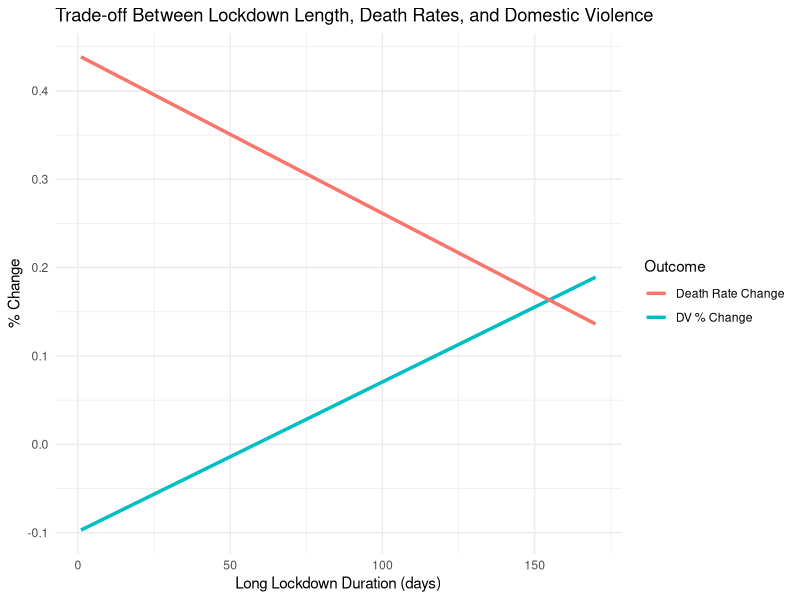
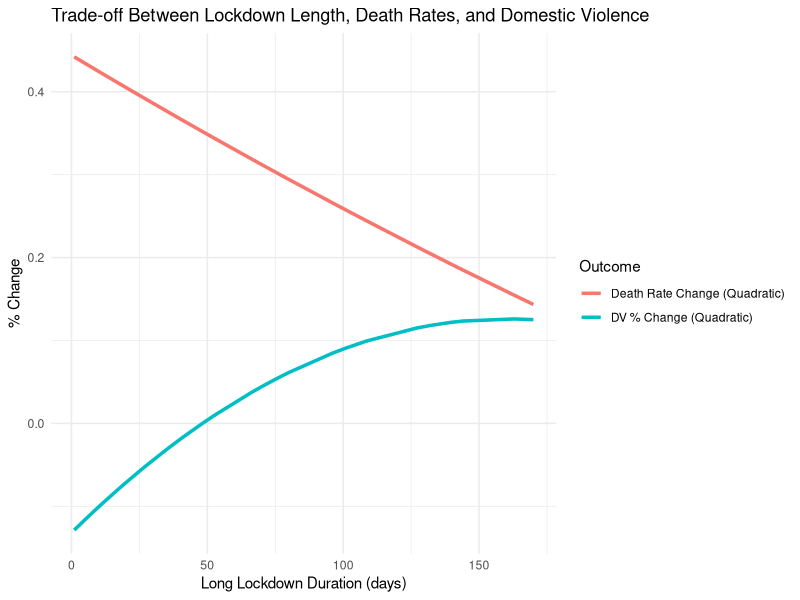
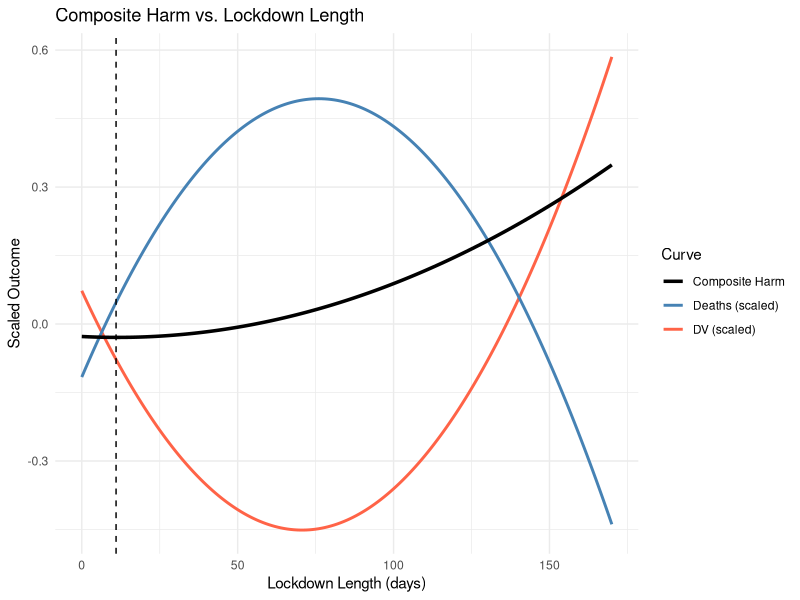
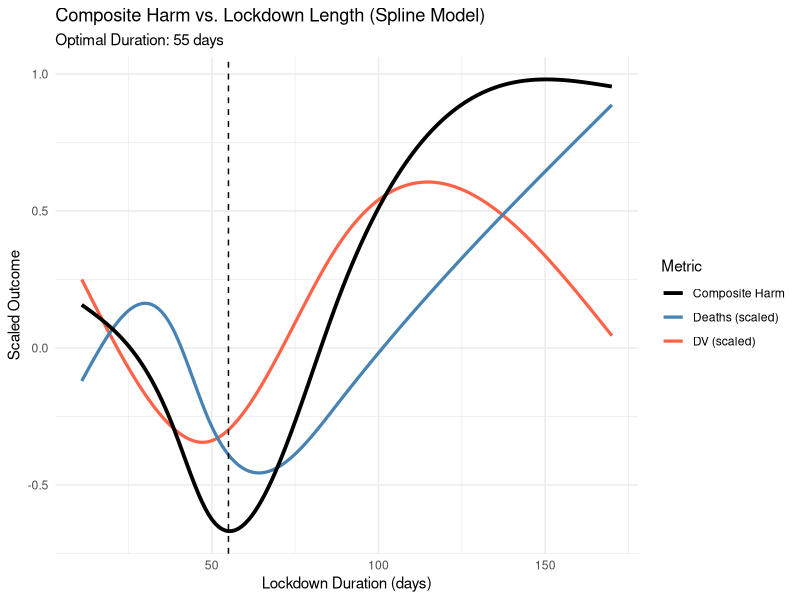

Source code (R) for these figures, in order: (Note: this script raises an error after producing the figures.)
# R Script: Modeling Lockdown Threshold Trade-offs

# Load libraries
library(dplyr)
library(ggplot2)
library(readr)
library(tidyr)
library(broom)
library(splines)
library(mgcv)

# Load updated monthly data
df <- read_csv("Final working datasets/yuval_after_engineering_try/total_features_to_work_with.csv")

# Add DV next month change feature (if not already present)
df <- df %>%
  arrange(Entity, Month) %>%
  group_by(Entity) %>%
  mutate(
    dv_percent_change_baseline_next_month = lead(dv_percent_change_baseline, 1),
    scaled_deaths = scale(Monthly_death_rates_per_million_people)[, 1],
    scaled_deaths_pct_change = (scaled_deaths - lag(scaled_deaths)) / (abs(lag(scaled_deaths)) + 1)
  ) %>%
  ungroup()




# no need to run this, it wasnt the working models

# Filter to post-March 2020 and remove rows with missing DV or death rate
model_data <- df %>%
  filter(Month >= "2020-03") %>%
  filter(!is.na(dv_percent_change_baseline), !is.na(Monthly_death_rates_per_million_people))

# Fill death change percent prev and lag vars if needed
model_data <- model_data %>%
  mutate(
    death_pct_change_prev = ifelse(is.na(death_pct_change_prev) | is.infinite(death_pct_change_prev), 0, death_pct_change_prev),
    lag_death_pct_prev = ifelse(is.na(lag_death_pct_prev) | is.infinite(lag_death_pct_prev), 0, lag_death_pct_prev)
  )
model_data <- model_data %>%
  mutate(
    scaled_deaths_pct_change = ifelse(is.na(scaled_deaths_pct_change) | is.infinite(scaled_deaths_pct_change), 0, scaled_deaths_pct_change)
  )
filtered_model_data <- model_data %>%
  filter(long_lockdown > 0)

# Two models: DV and Death rate change vs lockdown length
model_dv <- lm(dv_percent_change_baseline ~ long_lockdown, data = filtered_model_data)
model_death <- lm(scaled_deaths_pct_change ~ long_lockdown, data = filtered_model_data)
other_model_death <- lm(death_pct_change_prev ~ long_lockdown, data = filtered_model_data)

# Nonlinear models (quadratic)
model_dv_quad <- lm(dv_percent_change_baseline ~ poly(long_lockdown, 2), data = filtered_model_data)
model_death_quad <- lm(scaled_deaths_pct_change ~ poly(long_lockdown, 2), data = filtered_model_data)

# Summaries
summary(model_dv)
summary(model_death)
summary(model_dv_quad)
summary(model_death_quad)

# Predictions
filtered_model_data <- filtered_model_data %>%
  mutate(
    pred_dv = predict(model_dv),
    pred_death = predict(model_death),
    pred_dv_quad = predict(model_dv_quad),
    pred_death_quad = predict(model_death_quad)
  )

ggplot(filtered_model_data, aes(x = long_lockdown)) +
  geom_line(aes(y = pred_dv, color = "DV % Change"), size = 1.2) +
  geom_line(aes(y = pred_death, color = "Death Rate Change"), size = 1.2) +
  labs(
    title = "Trade-off Between Lockdown Length, Death Rates, and Domestic Violence",
    x = "Long Lockdown Duration (days)",
    y = "% Change",
    color = "Outcome"
  ) +
  theme_minimal()

# Plot both fitted curves (quadratic) on same graph
ggplot(filtered_model_data, aes(x = long_lockdown)) +
  geom_line(aes(y = pred_dv_quad, color = "DV % Change (Quadratic)"), size = 1.2) +
  geom_line(aes(y = pred_death_quad, color = "Death Rate Change (Quadratic)"), size = 1.2) +
  labs(
    title = "Trade-off Between Lockdown Length, Death Rates, and Domestic Violence",
    x = "Long Lockdown Duration (days)",
    y = "% Change",
    color = "Outcome"
  ) +
  theme_minimal()

# Save models
saveRDS(model_dv, "model_dv.rds")
saveRDS(model_death, "model_death.rds")

#trying to scale and remodel

# Step 1: Filter and scale DV + Deaths per country
scaled_df <- df %>%
  group_by(Entity) %>%
  mutate(
    dv_scaled = as.numeric(scale(dv_percent_change_baseline)),
    death_scaled = as.numeric(scale(scaled_deaths_pct_change)),
    composite_harm = dv_scaled + death_scaled
  ) %>%
  ungroup()
filtered_scaled_df <- scaled_df %>%
  filter(Month >= "2020-03") %>%
  filter(!is.na(dv_percent_change_baseline), !is.na(Monthly_death_rates_per_million_people))

# Fill death change percent prev and lag vars if needed
filtered_scaled_df <- filtered_scaled_df %>%
  mutate(
    death_pct_change_prev = ifelse(is.na(death_pct_change_prev) | is.infinite(death_pct_change_prev), 0, death_pct_change_prev),
    lag_death_pct_prev = ifelse(is.na(lag_death_pct_prev) | is.infinite(lag_death_pct_prev), 0, lag_death_pct_prev)
  )
filtered_scaled_df <- filtered_scaled_df %>%
  mutate(
    scaled_deaths_pct_change = ifelse(is.na(scaled_deaths_pct_change) | is.infinite(scaled_deaths_pct_change), 0, scaled_deaths_pct_change)
  )
filtered_scaled_df <- filtered_scaled_df %>%
  filter(long_lockdown > 0)

# Step 2: Fit quadratic models
dv_model <- lm(dv_scaled ~ poly(long_lockdown, 2), data = scaled_df)
death_model <- lm(death_scaled ~ poly(long_lockdown, 2), data = scaled_df)
harm_model <- lm(composite_harm ~ poly(long_lockdown, 2), data = scaled_df)

# Step 3: Create prediction grid
range_long <- range(scaled_df$long_lockdown, na.rm = TRUE)
prediction_data <- tibble(long_lockdown = seq(range_long[1], range_long[2], by = 1))
prediction_data <- prediction_data %>%
  mutate(
    dv_pred = predict(dv_model, newdata = prediction_data),
    death_pred = predict(death_model, newdata = prediction_data),
    harm_pred = predict(harm_model, newdata = prediction_data)
  )

# Step 4: Find optimal point (min composite harm)
optimal_day <- prediction_data$long_lockdown[which.min(prediction_data$harm_pred)]

# Step 5: Plot it
library(ggplot2)

ggplot(prediction_data, aes(x = long_lockdown)) +
  geom_line(aes(y = dv_pred, color = "DV (scaled)"), size = 1) +
  geom_line(aes(y = death_pred, color = "Deaths (scaled)"), size = 1) +
  geom_line(aes(y = harm_pred, color = "Composite Harm"), size = 1.2, linetype = "solid") +
  geom_vline(xintercept = optimal_day, linetype = "dashed", color = "black") +
  labs(
    title = "Composite Harm vs. Lockdown Length",
    x = "Lockdown Length (days)",
    y = "Scaled Outcome",
    color = "Curve"
  ) +
  scale_color_manual(values = c("DV (scaled)" = "tomato", "Deaths (scaled)" = "steelblue", "Composite Harm" = "black")) +
  theme_minimal()

write.csv(filtered_model_data, "filtered_model_data.csv")



# the splines part with the working models!!




baseline_deaths <- df %>%
  group_by(Entity) %>%
  filter(Month >= "2020-03") %>%
  #slice_head(n = 2) %>%  # take first 2 months post-March
  summarise(death_baseline = mean(Monthly_death_rates_per_million_people, na.rm = TRUE), .groups = "drop")

# STEP 2: Join baseline and create percent change from baseline
df <- df %>%
  left_join(baseline_deaths, by = "Entity") %>%
  mutate(
    death_pct_change_baseline = (Monthly_death_rates_per_million_people - death_baseline) / (death_baseline + 1)
  )

write.csv(df, "Final working datasets/yuval_after_engineering_try/Dataset_with_death_baseline_full_not_scaled.csv")
model_df <- df %>%
  filter(Month >= "2020-04", long_lockdown > 0) %>%
  filter(!is.na(dv_percent_change_baseline), !is.na(death_pct_change_baseline))

scaled_df <- model_df %>%
  group_by(Entity) %>%
  mutate(
    dv_scaled = if (n() == 1) 0 else as.numeric(scale(dv_percent_change_baseline)),
    death_scaled = if (n() == 1) 0 else as.numeric(scale(death_pct_change_baseline)),
    composite_harm = dv_scaled + death_scaled
  ) %>%
  ungroup()

write.csv(scaled_df, "Final working datasets/yuval_after_engineering_try/scaled_df_only_lockdown_after_april.csv")
# Run PCA and use first principal component as composite harm
#pca_input <- scaled_df %>%
  #filter(is.finite(dv_scaled), is.finite(death_scaled))

# Run PCA
#pca_result <- prcomp(pca_input[, c("dv_scaled", "death_scaled")], center = FALSE, scale. = FALSE)

# Re-merge PCA back to full data (optional: only keep usable rows)
#scaled_df <- pca_input %>%
 # mutate(composite_pca = pca_result$x[, 1])

# STEP 5: Fit spline models
model_dv_spline <- lm(dv_scaled ~ ns(long_lockdown, df = 4), data = scaled_df)
model_death_spline <- lm(death_scaled ~ ns(long_lockdown, df = 4), data = scaled_df)
model_harm_spline <- lm(composite_harm ~ ns(long_lockdown, df = 4), data = scaled_df)
#model_harm_spline <- lm(composite_pca ~ ns(long_lockdown, df = 4), data = scaled_df)

# STEP 6: Predict over a range
lockdown_range <- range(scaled_df$long_lockdown, na.rm = TRUE)
pred_data <- tibble(long_lockdown = seq(lockdown_range[1], lockdown_range[2], by = 1)) %>%
  mutate(
    dv_pred = predict(model_dv_spline, newdata = .),
    death_pred = predict(model_death_spline, newdata = .),
    harm_pred = predict(model_harm_spline, newdata = .)
  )

# STEP 7: Find optimal lockdown point
optimal_day <- pred_data$long_lockdown[which.min(pred_data$harm_pred)]

# STEP 8: Plot
ggplot(pred_data, aes(x = long_lockdown)) +
  geom_line(aes(y = dv_pred, color = "DV (scaled)"), size = 1.1) +
  geom_line(aes(y = death_pred, color = "Deaths (scaled)"), size = 1.1) +
  geom_line(aes(y = harm_pred, color = "Composite Harm"), size = 1.3, linetype = "solid") +
  geom_vline(xintercept = optimal_day, linetype = "dashed", color = "black") +
  labs(
    title = "Composite Harm vs. Lockdown Length (Spline Model)",
    subtitle = paste("Optimal Duration:", optimal_day, "days"),
    x = "Lockdown Duration (days)",
    y = "Scaled Outcome",
    color = "Metric"
  ) +
  scale_color_manual(values = c("DV (scaled)" = "tomato", "Deaths (scaled)" = "steelblue", "Composite Harm" = "black")) +
  theme_minimal()

summary(model_dv_spline)
summary(model_death_spline)
summary(model_harm_spline)

saveRDS(model_dv_spline, "models/model_dv_spline.rds")
saveRDS(model_death_spline, "models/model_death_spline.rds")
saveRDS(model_harm_spline, "models/model_harm_spline.rds")  # if defined


# Final Report Plot for DV, Death, and Composite Harm (Spline Models)
library(cowplot)

# Build spline predictions for visual clarity
spline_df <- scaled_df %>%
  select(long_lockdown, dv_scaled, death_scaled, composite_harm) #%>%
  #drop_na()

spline_models <- list(
  dv = lm(dv_scaled ~ ns(long_lockdown, df = 4), data = spline_df),
  death = lm(death_scaled ~ ns(long_lockdown, df = 4), data = spline_df),
  harm = lm(composite_harm ~ ns(long_lockdown, df = 4), data = spline_df)
)

lockdown_range <- range(spline_df$long_lockdown, na.rm = TRUE)
pred_grid <- tibble(long_lockdown = seq(lockdown_range[1], lockdown_range[2], by = 1)) %>%
  mutate(
    dv_pred = predict(spline_models$dv, newdata = .),
    death_pred = predict(spline_models$death, newdata = .),
    harm_pred = predict(spline_models$harm, newdata = .)
  )

optimal_day <- pred_grid$long_lockdown[which.min(pred_grid$harm_pred)]

# Create a minimalist, clean, publication-ready spline plot
ggplot(pred_grid, aes(x = long_lockdown)) +
  geom_line(aes(y = dv_pred, color = "Domestic Violence"), size = 1.3) +
  geom_line(aes(y = death_pred, color = "COVID Death Rate"), size = 1.3) +
  geom_line(aes(y = harm_pred, color = "Composite Harm"), size = 1.4, linetype = "solid") +
  geom_vline(xintercept = optimal_day, linetype = "dashed", color = "black") +
  annotate("text", x = optimal_day + 2, y = max(pred_grid$harm_pred, na.rm = TRUE),
           label = paste("Optimal:", optimal_day, "days"), hjust = 0, size = 4) +
  scale_color_manual(values = c("Domestic Violence" = "firebrick", "COVID Death Rate" = "steelblue", "Composite Harm" = "black")) +
  labs(
    title = "Nonlinear Relationship Between Lockdown Length and Harm Outcomes",
    subtitle = "Spline models fitted to scaled outcomes; optimal composite duration marked",
    x = "Lockdown Length (days)", y = "Scaled Value", color = NULL
  ) +
  coord_cartesian(xlim = c(min(spline_df$long_lockdown), min(100, max(spline_df$long_lockdown) + 5))) +
  theme_minimal(base_size = 13) +
  theme(
    plot.title = element_text(face = "bold", size = 14, hjust = 0.5),
    plot.subtitle = element_text(size = 11, hjust = 0.5),
    legend.position = "top",
    legend.text = element_text(size = 11)
  )

summary(spline_models$dv)
summary(spline_models$death)
summary(spline_models$harm)



# tried GAM models as well

# GAM models for DV, Death, and Composite Harm
gam_dv <- gam(dv_scaled ~ s(long_lockdown), data = scaled_df)
gam_death <- gam(death_scaled ~ s(long_lockdown), data = scaled_df)
#gam_harm <- gam(composite_harm ~ s(long_lockdown), data = scaled_df)
gam_harm <- gam(composite_pca ~ s(long_lockdown), data = scaled_df)

# Prediction and plotting for GAM
lockdown_range <- range(scaled_df$long_lockdown, na.rm = TRUE)
pred_data_gam <- tibble(long_lockdown = seq(lockdown_range[1], lockdown_range[2], by = 1)) %>%
  mutate(
    dv_pred = predict(gam_dv, newdata = .),
    death_pred = predict(gam_death, newdata = .),
    harm_pred = predict(gam_harm, newdata = .)
  )

optimal_day_gam <- pred_data_gam$long_lockdown[which.min(pred_data_gam$harm_pred)]

# GAM Plot
ggplot(pred_data_gam, aes(x = long_lockdown)) +
  geom_line(aes(y = dv_pred, color = "DV (scaled)"), size = 1.1) +
  geom_line(aes(y = death_pred, color = "Deaths (scaled)"), size = 1.1) +
  geom_line(aes(y = harm_pred, color = "Composite Harm"), size = 1.3) +
  geom_vline(xintercept = optimal_day_gam, linetype = "dashed", color = "black") +
  labs(title = "Composite Harm vs. Lockdown Length (GAM Model)",
       subtitle = paste("Optimal Duration:", optimal_day_gam, "days"),
       x = "Lockdown Duration (days)", y = "Scaled Outcome", color = "Metric") +
  scale_color_manual(values = c("DV (scaled)" = "tomato", "Deaths (scaled)" = "steelblue", "Composite Harm" = "black")) +
  theme_minimal()

summary(gam_death)
summary(gam_dv)
summary(gam_harm)




scaled_prev_df <- scaled_df %>%
  filter(Month >= "2020-04", long_lockdown > 0) %>%
  filter(!is.na(dv_percent_change_baseline), !is.na(death_pct_change_prev))

scaled_prev_df <- scaled_prev_df %>%
  group_by(Entity) %>%
  mutate(
    dv_prev_scaled = if (n() == 1) 0 else as.numeric(scale(dv_percent_change_baseline)),
    death_prev_scaled = if (n() == 1) 0 else as.numeric(scale(death_pct_change_prev)),
    composite_prev_harm = dv_prev_scaled + death_prev_scaled
  ) %>%
  ungroup()

spline_prev_df <- scaled_prev_df %>%
  select(long_lockdown, dv_prev_scaled, death_prev_scaled, composite_prev_harm) #%>%
#drop_na()

spline_prev_models <- list(
  dv = lm(dv_prev_scaled ~ ns(long_lockdown, df = 4), data = spline_prev_df),
  death = lm(death_prev_scaled ~ ns(long_lockdown, df = 4), data = spline_prev_df),
  harm = lm(composite_prev_harm ~ ns(long_lockdown, df = 4), data = spline_prev_df)
)

lockdown_prev_range <- range(spline_prev_df$long_lockdown, na.rm = TRUE)
pred_prev_grid <- tibble(long_lockdown = seq(lockdown_prev_range[1], lockdown_prev_range[2], by = 1)) %>%
  mutate(
    dv_pred = predict(spline_prev_models$dv, newdata = .),
    death_pred = predict(spline_prev_models$death, newdata = .),
    harm_pred = predict(spline_prev_models$harm, newdata = .)
  )

optimal_prev_day <- pred_prev_grid$long_lockdown[which.min(pred_prev_grid$harm_pred)]

# Create a minimalist, clean, publication-ready spline plot
ggplot(pred_prev_grid, aes(x = long_lockdown)) +
  geom_line(aes(y = dv_pred, color = "Domestic Violence"), size = 1.3) +
  geom_line(aes(y = death_pred, color = "COVID Death Rate"), size = 1.3) +
  geom_line(aes(y = harm_pred, color = "Composite Harm"), size = 1.4, linetype = "solid") +
  geom_vline(xintercept = optimal_prev_day, linetype = "dashed", color = "black") +
  annotate("text", x = optimal_prev_day + 2, y = max(pred_prev_grid$harm_pred, na.rm = TRUE),
           label = paste("Optimal:", optimal_prev_day, "days"), hjust = 0, size = 4) +
  scale_color_manual(values = c("Domestic Violence" = "firebrick", "COVID Death Rate" = "steelblue", "Composite Harm" = "black")) +
  labs(
    title = "Nonlinear Relationship Between Lockdown Length and Harm Outcomes",
    subtitle = "Spline models fitted to scaled outcomes; optimal composite duration marked",
    x = "Lockdown Length (days)", y = "Scaled Value", color = NULL
  ) +
  coord_cartesian(xlim = c(min(spline_prev_df$long_lockdown), min(100, max(spline_prev_df$long_lockdown) + 5))) +
  theme_minimal(base_size = 13) +
  theme(
    plot.title = element_text(face = "bold", size = 14, hjust = 0.5),
    plot.subtitle = element_text(size = 11, hjust = 0.5),
    legend.position = "top",
    legend.text = element_text(size = 11)
  )

summary(spline_prev_models$dv)
summary(spline_prev_models$death)
summary(spline_prev_models$harm)
